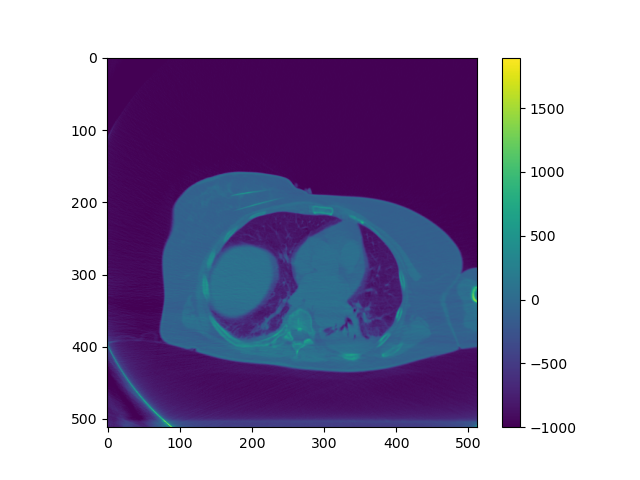
#> input picture CT49.png, 640 x 480 px
$ python resizingimage.py
#> lines starting #> are read from the running program, lines starting #| are printed output that depends on the picture
import numpy as np
from PIL import Image
load_img_rz = np.array(Image.open('CT49.png').resize((1000,1000)))
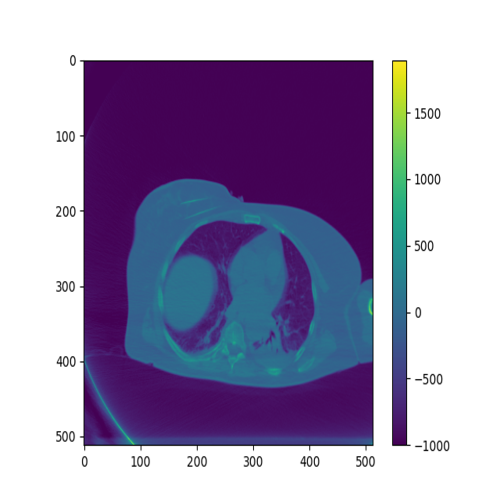
#> load_img_rz: shape (1000, 1000, 4) (shown at 1/2 size); mean R, G, B, A 163, 154.5, 184, 255

Image.fromarray(load_img_rz).save('r_CT49.png')

print("After resizing:",load_img_rz.shape)
#| After resizing: (1000, 1000, 4)

$ run again, with Elbow.png copied over CT49.png
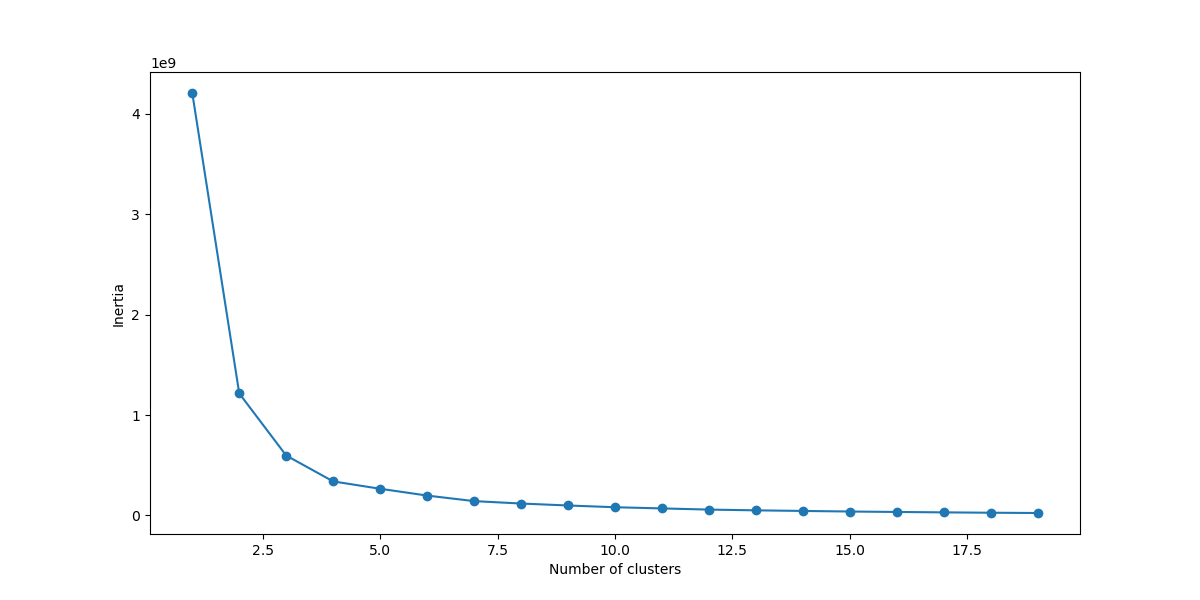
#> input picture Elbow.png, 1200 x 600 px
#> `load_img_rz = np.array(Image.open('CT49.png').resize((1000,1000)))`:
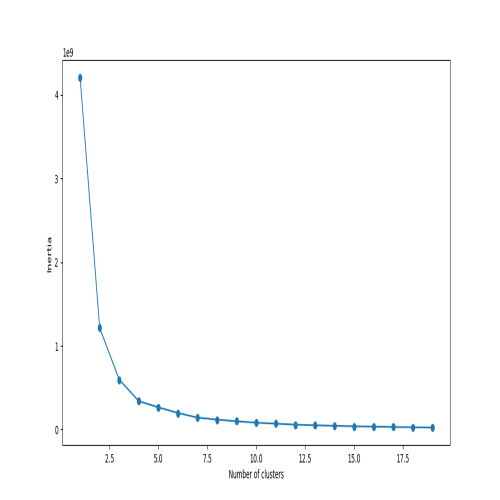
#> load_img_rz: shape (1000, 1000, 4) (shown at 1/2 size); mean R, G, B, A 252.3, 252.8, 253.1, 255
#| After resizing: (1000, 1000, 4)

$ run again, with RealHalfyellow.png copied over CT49.png
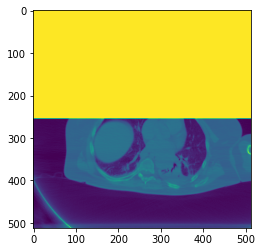
#> input picture RealHalfyellow.png, 262 x 252 px
#> `load_img_rz = np.array(Image.open('CT49.png').resize((1000,1000)))`:
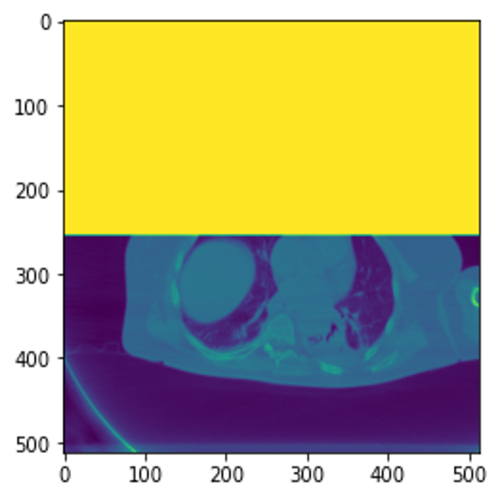
#> load_img_rz: shape (1000, 1000, 4) (shown at 1/2 size); mean R, G, B, A 178.4, 172.5, 124.7, 255
#| After resizing: (1000, 1000, 4)

$ run again, with hardware_fail.png copied over CT49.png
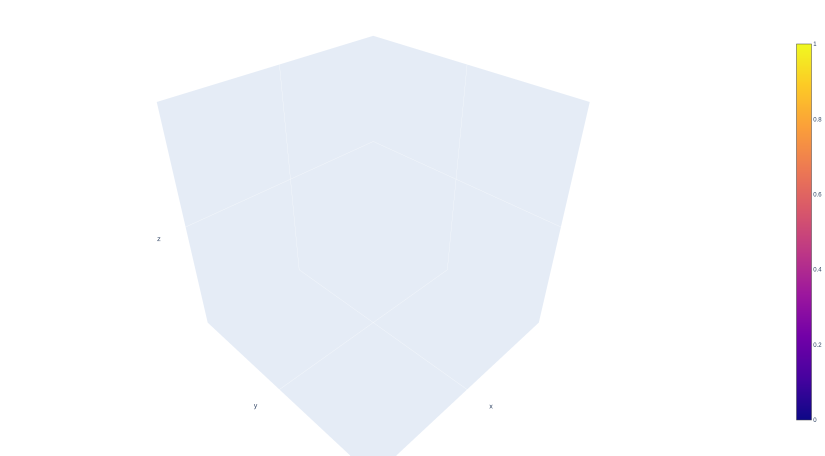
#> input picture hardware_fail.png, 1649 x 911 px (shown at 1/2 size)
#> `load_img_rz = np.array(Image.open('CT49.png').resize((1000,1000)))`:
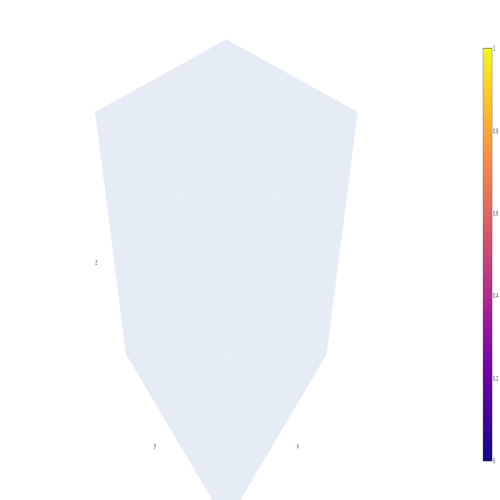
#> load_img_rz: shape (1000, 1000, 4) (shown at 1/2 size); mean R, G, B, A 245.1, 246.1, 249.7, 255
#| After resizing: (1000, 1000, 4)
